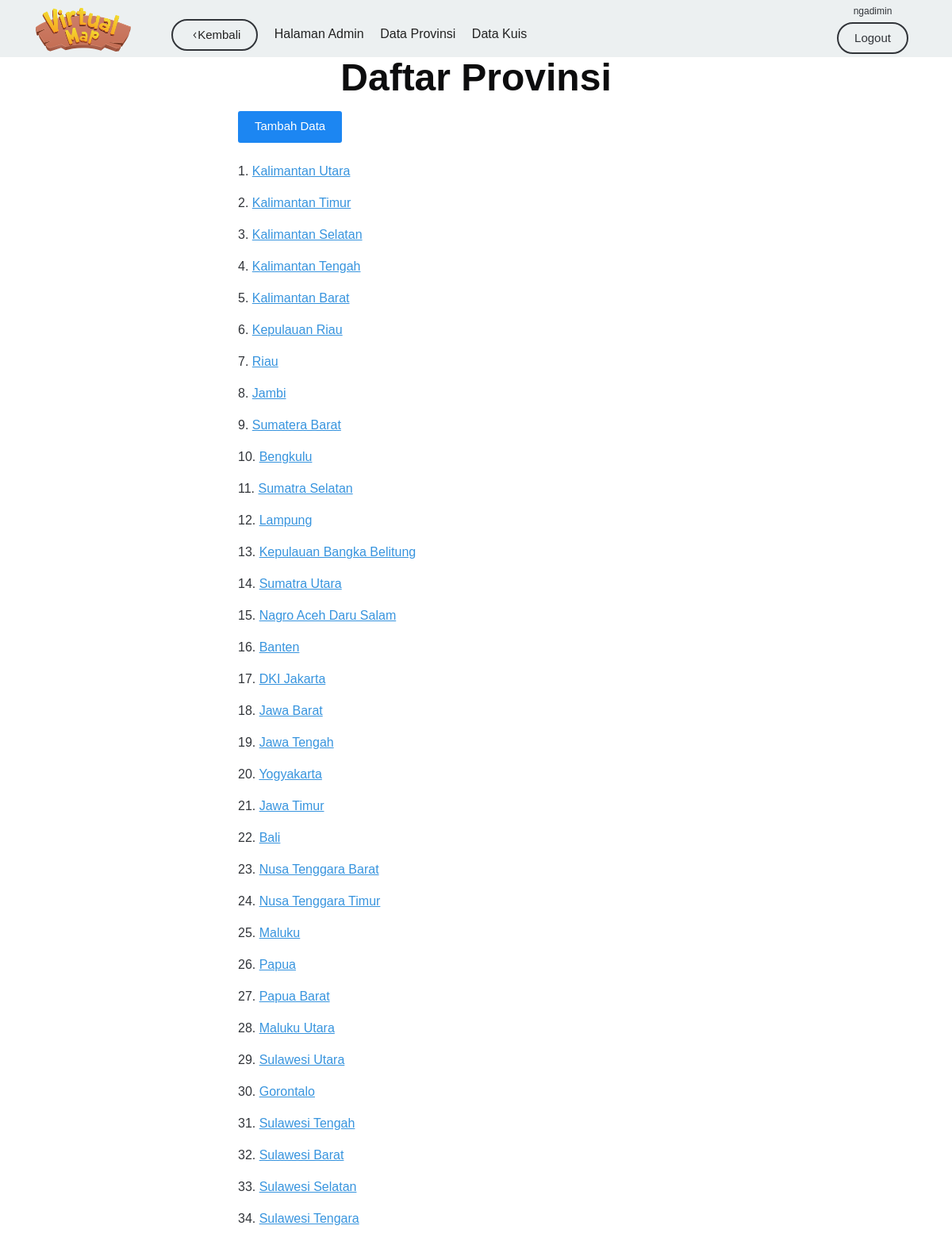
Before: /daftar_prov.php (signed in) with the older database file.
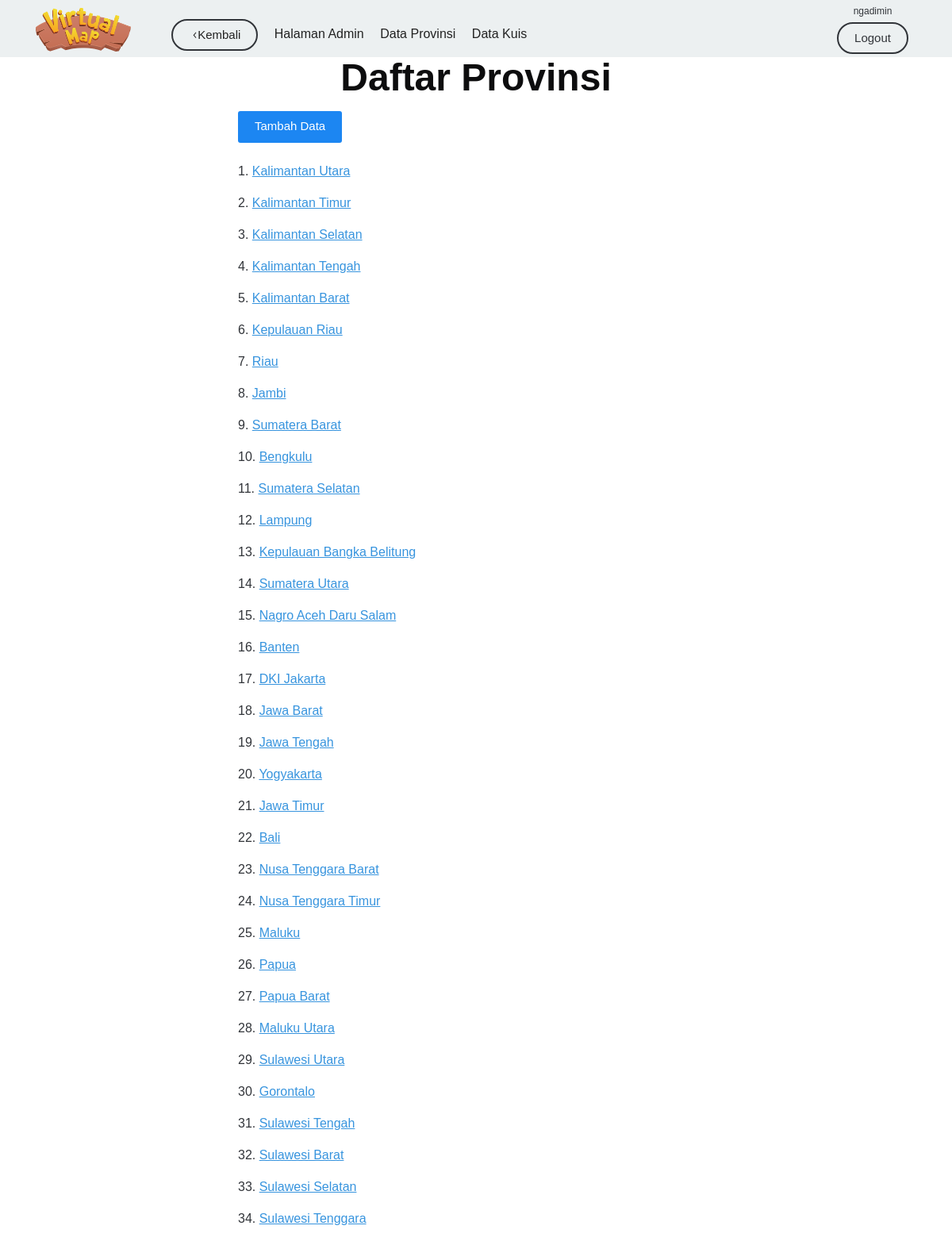
After: the same page with the newer database file.
### tables this page shows
CREATE TABLE `provinsi` (
  `id_prov` int(11) NOT NULL,
  `nama_prov` varchar(30) NOT NULL,
  `ibukota` varchar(30) NOT NULL,
  `jml_penduduk` int(11) NOT NULL,
  `luas_wilayah` int(11) NOT NULL,
  `rumah_adat` varchar(30) NOT NULL,
  `tari_adat` varchar(30) NOT NULL,
  `bhs_daerah` varchar(30) NOT NULL,
  `suku` varchar(30) NOT NULL,
  `gbr_baju_adat` varchar(100) NOT NULL,
  `gbr_rumah_adat` varchar(100) NOT NULL,
  `coords` text NOT NULL,
  `nama_baju_adat` varchar(40) NOT NULL,
  `wilwak` enum('WIB','WITA','WIT') NOT NULL,
  `position_label_css` text NOT NULL
);

### daftar_prov.php (the view, shortened to what this page needs)
<?php
include "koneksi.php";
?>
<!DOCTYPE html>
<html>
<head>
    <link rel="stylesheet" href="css/kube.css">
</head>
<body>
<?php
    include 'kepala.php';
?>
    <div id="main">
    	<div class="row align-center">
    		<div class="col-6">
    			<div class="text-center">
    				<h1>Daftar Provinsi</h1>
    			</div>
                <div>
                    <a href="entryProp.php" class="button">Tambah Data</a>
                </div>
                <br>
    			<div>
                <?php
                $sql = "select id_prov,nama_prov from provinsi";
                $hasil = mysqli_query ($koneksi,$sql) or die ("Gagal Akses");
                $no=1;
                while ($row = mysqli_fetch_array ($hasil)){
                ?>
    				<p><?php echo $no ?>. <a href="detail_prov.php?id=<?php echo $row['id_prov']?>">
                    <?php echo $row['nama_prov']?></a></p>
                    <?php $no++; } ?>
    			</div>
    		</div>
    	</div>
    </div>
</body>
</html>

### kepala.php (shortened to what this page needs)
<!DOCTYPE html>
<html lang="en">
<head>
	<link rel="stylesheet" href="css/kube.css">
	<link rel="stylesheet" href="css/medajar.css">
</head>
<body id="kepalaAdm" onload="cekLamanAktif()">
<div id="kepala" class="row hide-sm" data-component="sticky">
	<div class="col-2 text-center" id="navbar-brand">
		<a href="index.html"><img src="img/index/judul.png" class="logo" alt="Logo virtual map"></a>
	</div>
	<nav class="col-8" id="navbar-main">
		<ul>
			<li><a class="button round secondary outline smaller" href="" onclick="self.history.back()"><span class="caret left"></span>&nbsp;Kembali</a></li>
			<li><a href="admin.php">Halaman Admin</a></li>
			<li><a id="linkprop" href="daftar_prov.php">Data Provinsi</a></li>
			<li><a id="linkkuis" href="daftarkuis.php">Data Kuis</a></li>
		</ul>
	</nav>
	<nav id="logout" class="col-2 text-center">
		<p class="smaller"><?php echo $_SESSION["user"] ?></p>
		<a href="logout.php" class="button secondary outline round">Logout</a>
	</nav>
</div>
</body>
</html>

### css/kube.css (style rules this page uses)
html { box-sizing: border-box; }
*, *:before, *:after { box-sizing: inherit; }
* { margin: 0; padding: 0; outline: 0; -webkit-overflow-scrolling: touch; }
img, video, audio { max-width: 100%; }
img, video { height: auto; }
html, body { font-size: 16px; line-height: 24px; }
body { font-family: Arial, "Helvetica Neue", Helvetica, sans-serif; color: #313439; background-color: transparent; }
a { color: #3794de; }
h1.title, h1, h2, h3, h4, h5, h6 { font-family: Arial, "Helvetica Neue", Helvetica, sans-serif; font-weight: bold; color: #0d0d0e; text-rendering: optimizeLegibility; margin-bottom: 16px; }
h1, .h1 { font-size: 48px; line-height: 52px; }
ul, ul ul, ul ol, ol, ol ul, ol ol { margin: 0 0 0 24px; }
nav ul, nav ol { margin: 0; list-style: none; }
p, blockquote, hr, pre, ol, ul, dl, table, fieldset, figure, address, form { margin-bottom: 16px; }
.text-center { text-align: center; }
.smaller { font-size: 12px; line-height: 20px; }
.row { display: flex; flex-direction: row; flex-wrap: wrap; }
.col-2 { width: 16.66667%; }
.col-6 { width: 50%; }
.col-8 { width: 66.66667%; }
button, .button { font-family: Arial, "Helvetica Neue", Helvetica, sans-serif; font-size: 15px; color: #fff; background-color: #1c86f2; border-radius: 3px; min-height: 40px; padding: 8px 20px; font-weight: 500; text-decoration: none; cursor: pointer; display: inline-block; line-height: 20px; border: 1px solid transparent; vertical-align: middle; -webkit-appearance: none; }
.button.outline { background: none; border-width: 2px; border-color: #1c86f2; color: #1c86f2; }
.button.round { border-radius: 56px; }
.button.secondary { color: #fff; background-color: #313439; }
.button.secondary.outline { background: none; color: #313439; border-color: #313439; }
[class^="kube-"], [class*=" kube-"], .close, .caret { font-family: 'Kube' !important; speak: none; font-style: normal; font-weight: normal; font-variant: normal; text-transform: none; line-height: 1; -webkit-font-smoothing: antialiased; -moz-osx-font-smoothing: grayscale; }
.caret.left:before, .kube-caret-left:before { content: "\e902"; }
.align-center { justify-content: center; }
.caret { display: inline-block; }
.button .caret { margin-right: -8px; }

### css/medajar.css (style rules this page uses)
html { min-height: 100%; }
body { cursor: url(../img/arrow.png),auto; }
#kepala { background-color: #ecf0f1; }
#kepala .logo { width: 60%; margin-left: 5%; margin-top: 5%; }
#kepala ul li { display: inline-block; margin-left: 2%; margin-top: 3%; }
#kepala ul li a { text-decoration: none; color: #222 }
#kepala #logout p { margin-top: 2%; margin-bottom: 2%; }
#info_lain h4,ul { color: #f2f20d; }

Changed rows visible on the page:
changed provinsi: nama_prov "Sumatra Selatan" → "Sumatera Selatan"
changed provinsi: nama_prov "Sumatra Utara" → "Sumatera Utara"
changed provinsi: nama_prov "Sulawesi Tengara" → "Sulawesi Tenggara"
